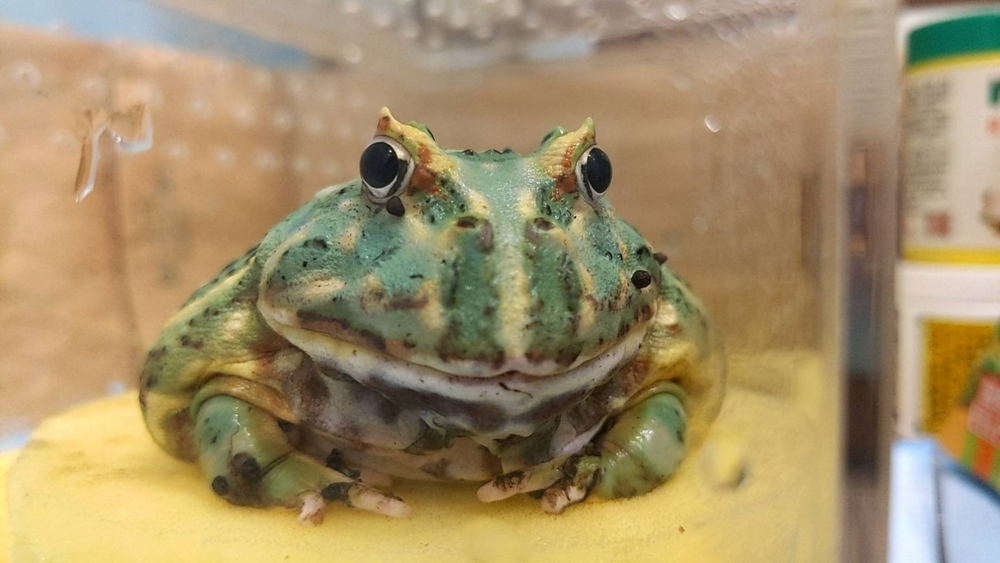
#> input picture frog.png, 1000 x 563 px, shrunk from 1692 x 952 before the run
$ python 12_14.py
#> lines starting #> are read from the running program, lines starting #| are printed output that depends on the picture
import numpy as np
import matplotlib.pyplot as plt
from PIL import Image

# color compare to number r:0, g:1, b:2
def rgb2cfa(img, number):

#> called with number = '0112'
    IR = img[:,:,0]
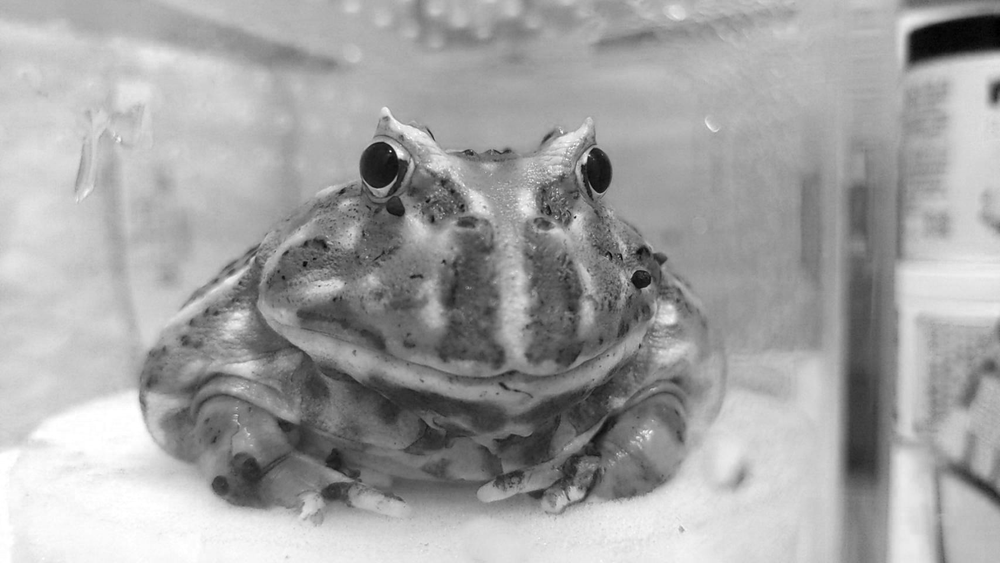
#> IR: shape (563, 1000); min 0, max 255, mean 163.1
    togray_img = np.zeros(IR.shape)

    # calculate number matrix
    matrix = len(number)
    pownumber = 1
    while matrix != pow(pownumber, 2):
        pownumber+=1

    # change img to cfaimage
    for i in range(img.shape[0]):
        tem = i % pownumber
        short_variable = tem * pownumber
        now_number = int(number[short_variable])
        for j in range(img.shape[1]):
            color = img[i, j][now_number]
            togray_img[i, j] = color

            if (j+1) % pownumber != 0:
                now_number = int(number[short_variable + (j+1) % pownumber])
            else:
                now_number = int(number[short_variable])
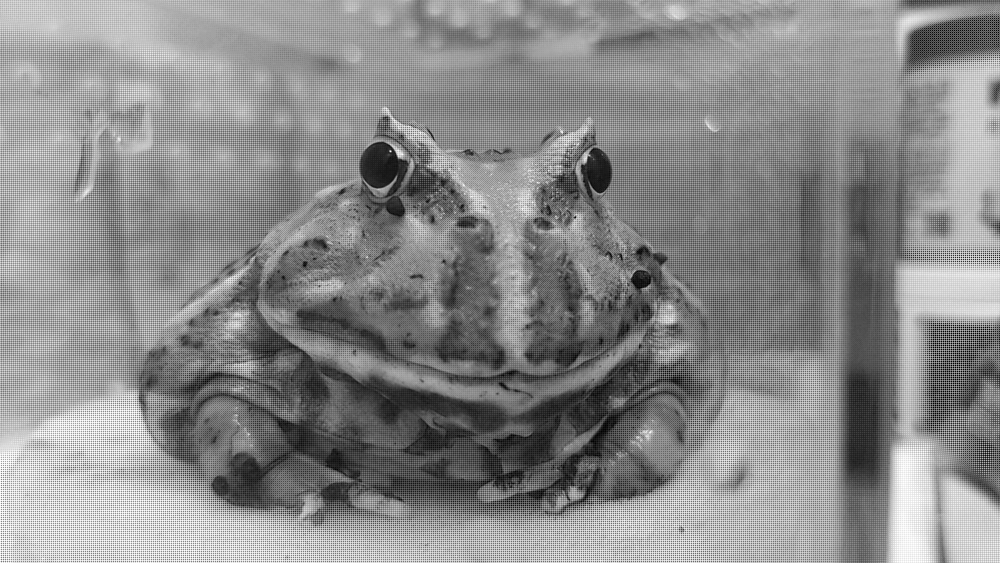
#> togray_img: shape (563, 1000) float64; min 0, max 255, mean 138.5
    togray_img = togray_img.astype('uint8')
    # plt the cfa image
    # imgsave = Image.fromarray(togray_img)
    # imgsave.save('frog2cfaimage.png')
    plt.imshow(togray_img, cmap='gray', interpolation='none')
    plt.show()

img = (plt.imread('frog.png')*255).astype('uint8')[:,:,0:3]

# color compare to number r:0, g:1, b:2
color_number = '0112'
rgb2cfa(img, color_number)
